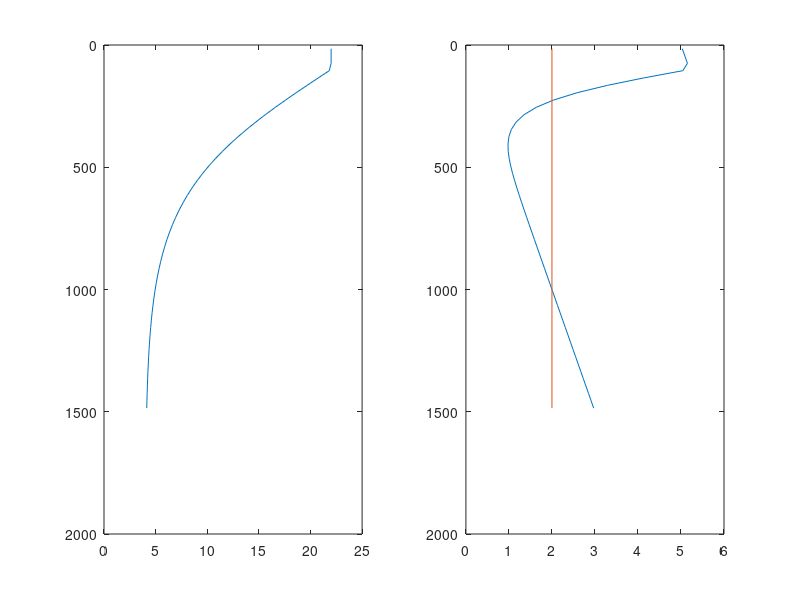
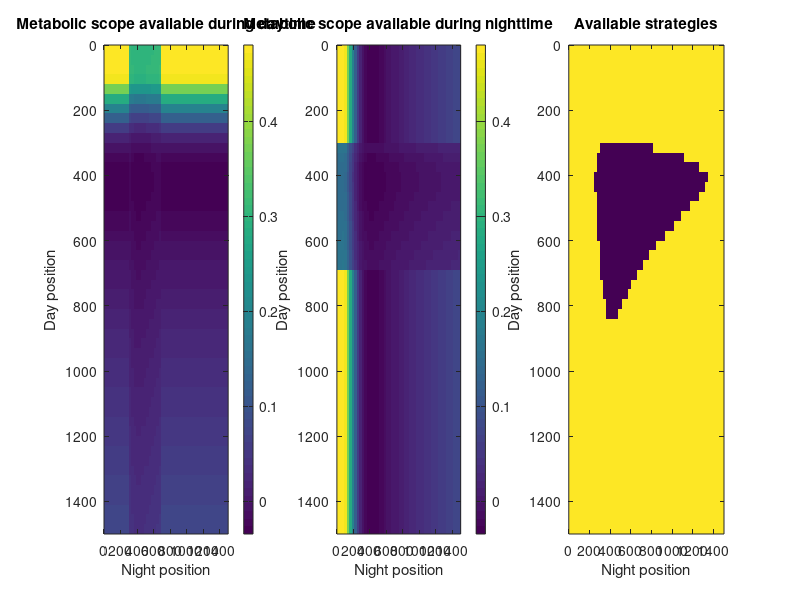

MATLAB code to generate these figures, in order:
%% Environmental conditions
sigma = 0.65; % [-] Proportion of daytime in 24h

ZMAX = 1500; % [m] Maximum depth
n = 50; % [-] Number of water layers that we want
zext = linspace(0,ZMAX,n+1); % [m] Boundaries of water layers - later we can make them not equally spaced to have more resolution at the surface
zi = (zext(2:end)+zext(1:end-1))/2; % [m] Average depth of each water layer, the one we use in reality 

T =  4+18*(1-tanh(max(0,(zi-100)/500))); % [degree C] temperature as a function of depth
O2 = 0 + 5*(1-tanh(max(0,(zi-100)/150))) + zi*3/ZMAX; % [mgO2/L] Oxygen concentration in the water column

%% Plot environmental conditions
subplot(121)
plot(T,zi)
set(gca,'ydir','reverse')
subplot(122)
plot(O2,zi)
set(gca,'ydir','reverse')
hold on
plot([2 2],[zi(1) zi(end)])
%% Metabolic rates

T0 = 0.1; % [day^-1] standard metabolic rate of fish at 15 degrees
M0 = 0.5; % [day^-1] maximum  metabolic rate of fish at 15 degrees

Q10 = 2; % [-] for starters let's not complicate things

aM = -0.33; % [L/mgO2] coefficient for the dependency in O2 - weird units
bM = @(temp) 0.28-0.1*temp/15;  % [-]

SMR = @(temp) T0*Q10.^((temp-15)/10); % [day^-1] standard metabolic rate as a function of temperature
MMR = @(temp,O2) M0*Q10.^((temp-15)/10).*(1-exp(aM*O2).*exp(bM(temp))); % [day^-1] maximum metabolic rate as a function of O2 and temperature
MS = @(temp,O2) MMR(temp,O2) - SMR(temp); % [day^-1] metabolic scope as a function of O2 and temperature

% %% Plot metabolic rates
% figure
% subplot(121)
% plot(SMR(T),zi)
% hold on
% plot(MMR(T,O2),zi)
% set(gca,'ydir','reverse')
% subplot(122)
% plot(MS(T,O2),zi)
% set(gca,'ydir','reverse')
% xlim([0 0.6])

%% Establish where can fish go / what is their metabolic scope at day and at night
%Day position changes with lines, night position changes with columns

MASK = ones(n,n); % [-] Logical matrix too see what strategies are viable

ms = MS(T,O2); % [day^-1] column of the metabolic scopes at each depth
MSN = repmat(ms,n,1); % [day^-1] Metabolic scope during night
MSD = repmat(ms',1,n); % [day^-1] Metabolic scope during day

for i=1:n
    if ms(i)<0 %if the metabolic scope during night time is <0, we reduce the MS during day and vice versa
        MSN(i,:) = (1-sigma)*MSN(i,:) + sigma*ms(i); %remove in line because it is for the one at day
        MSD(:,i) = sigma*MSD(:,i) + (1-sigma)*ms(i); %remove in column because it is for the one at night
    end
end

MASK(and(MSN<0,MSD<0)) = 0; %the available strategies are the ones where at least one metabolic scope is positive, otherwise it means that the oxygen debt can never be repaid

%% Plot available metabolic scopes

figure
subplot(131)
imagesc(zi,zi,MSD)
xlabel('Night position')
ylabel('Day position')
title('Metabolic scope available during daytime')
colorbar
subplot(132)
imagesc(zi,zi,MSN)
xlabel('Night position')
ylabel('Day position')
title('Metabolic scope available during nighttime')
colorbar
subplot(133)
imagesc(zi,zi,MASK)
xlabel('Night position')
ylabel('Day position')
title('Available strategies')
